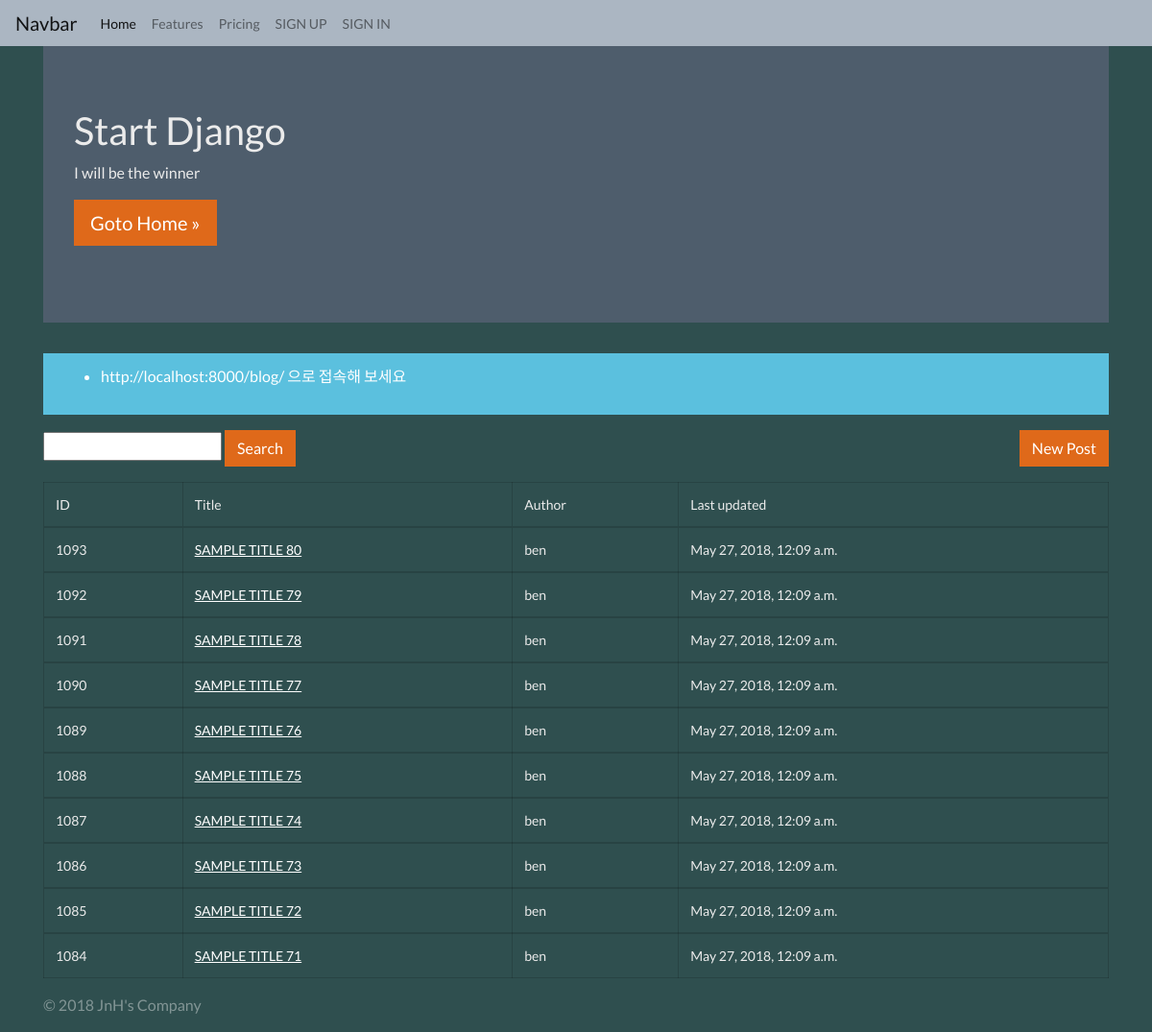
Screenshot of /blog/cbv/ with the database file from the repository.
### blog/models.py (models this page shows, shortened)
class Post(models.Model):
    STATUS_CHOICES = (
        ('d', 'Draft'),
        ('p', 'Published'),
        ('w', 'Withdrawn'),
    )
    user = models.ForeignKey(settings.AUTH_USER_MODEL)
    title = models.CharField(max_length=100, verbose_name="Subject", help_text="input title, max 100")
    content = models.TextField(verbose_name="Content")
    photo = models.ImageField(blank=True, upload_to='blog/post/%Y/%m/%d')
    tag = models.CharField(max_length=50, blank=True, help_text="write tags")
    lnglat = models.CharField(max_length=30,
        validators=[lnglat_validator],
        help_text="\"longtitude,latitude\" type",
        blank=True
    )
    status = models.CharField(max_length=1, choices=STATUS_CHOICES)
    tag_set = models.ManyToManyField('Tag', blank=True)
    ip = models.CharField(max_length=20)
    created_at = models.DateTimeField(auto_now_add=True)
    updated_at = models.DateTimeField(auto_now=True)
    class Meta:
        ordering = ['-id']

### blog/views_cbv.py (the view)
class PostListView(ListView):
    model = Post
    queryset = Post.objects.all().select_related('user')
    paginate_by = 10

### blog/context_processors.py (called while the page is built)
def blog(request):
    return {
        'current_datetime': timezone.now()
    }

### blog/templates/blog/post_list.html
{% extends "blog/layout.html" %}
{% block content %}
<div class="container">
    <div class="jumbotron">
        <h1>Start Django</h1>
        <p>I will be the winner</p>
        <p>
            <a class="btn btn-lg btn-primary" href="http://facebook.com/groups/askdjango">
                    Goto Home &raquo;
            </a>
        </p>
    </div>
    <div class="row">
        <div class="col-sm-12">
            <div class="alert alert-info">
                <ul>
                    <li>http://localhost:8000/blog/ 으로 접속해 보세요</li>
                </ul>
            </div>
            <a href="{% url 'blog:post_new' %}" class="btn btn-primary float-right">New Post</a>
            <p>
                <form action="" method="GET">
                    <input type="text" name="q" value="{{ q }}">
                    <input class="btn btn-primary" type="submit" value="Search">
                </form>
            </p>
            <table class="table table-hover table-bordered">
                <thead>
                    <tr>
                        <td>ID</td>
                        <td>Title</td>
                        <td>Author</td>
                        <td>Last updated</td>
                    </tr>
                </thead>
            {% for post in post_list %}
                <tbody>
                    <tr>
                        <td>{{ post.id }}</td>
                        <td><a href="{% url 'blog:post_detail' post.id %}"> {{ post.title }} </a></td>
                        <td>{{ post.user }}</td>
                        <td>{{ post.updated_at }}</td>
                    </tr>
                </tbody>
            {% endfor %}
            </table>
        </div>
    </div>
</div>
{% endblock %}

### start_django/static/style.css (style rules this page uses)
body { background-color: darkslategrey }

### rows the page displays
Post: id "1093", title "SAMPLE TITLE 80", user "ben", updated_at "May 27, 2018, 12:09 a.m."
Post: id "1092", title "SAMPLE TITLE 79", user "ben", updated_at "May 27, 2018, 12:09 a.m."
Post: id "1091", title "SAMPLE TITLE 78", user "ben", updated_at "May 27, 2018, 12:09 a.m."
Post: id "1090", title "SAMPLE TITLE 77", user "ben", updated_at "May 27, 2018, 12:09 a.m."
Post: id "1089", title "SAMPLE TITLE 76", user "ben", updated_at "May 27, 2018, 12:09 a.m."
Post: id "1088", title "SAMPLE TITLE 75", user "ben", updated_at "May 27, 2018, 12:09 a.m."
Post: id "1087", title "SAMPLE TITLE 74", user "ben", updated_at "May 27, 2018, 12:09 a.m."
Post: id "1086", title "SAMPLE TITLE 73", user "ben", updated_at "May 27, 2018, 12:09 a.m."
Post: id "1085", title "SAMPLE TITLE 72", user "ben", updated_at "May 27, 2018, 12:09 a.m."
Post: id "1084", title "SAMPLE TITLE 71", user "ben", updated_at "May 27, 2018, 12:09 a.m."
